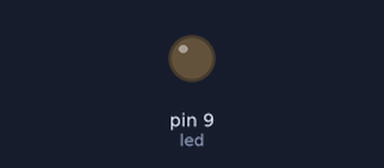
Recording of a sketch running on a simulated Arduino Uno, built with avr-gcc and run on an emulated ATmega328P. Shown: output pins drawn as LEDs (lit = HIGH).

Above: at 0.05 s.
At 1.05 s:
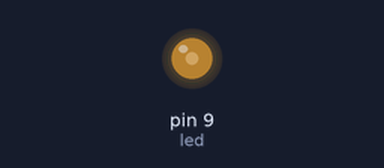
At 1.55 s:
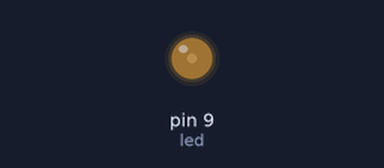
Timing chart, 0 to 4.6 s (numbered marks = the images above):
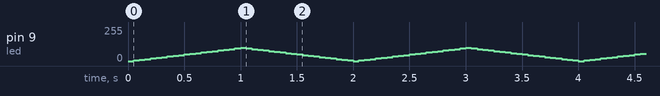

The sketch:

08-fade-led-analog-control.ino
```cpp
int led = 9;         // the PWM pin the LED is attached to
int brightness = 0;  // how bright the LED is
int fadeAmount = 5;  // how many points to fade the LED by

// the setup routine runs once when you press reset:
void setup() {
  // declare pin 9 to be an output:
  pinMode(led, OUTPUT);
}

// the loop routine runs over and over again forever:
void loop() {
  // set the brightness of pin 9:
  analogWrite(led, brightness);

  // change the brightness for next time through the loop:
  brightness = brightness + fadeAmount;

  // reverse the direction of the fading at the ends of the fade:
  if (brightness <= 0 || brightness >= 100) {
    fadeAmount = -fadeAmount;
  }
  // wait for 30 milliseconds to see the dimming effect
  delay(50);
}
```
